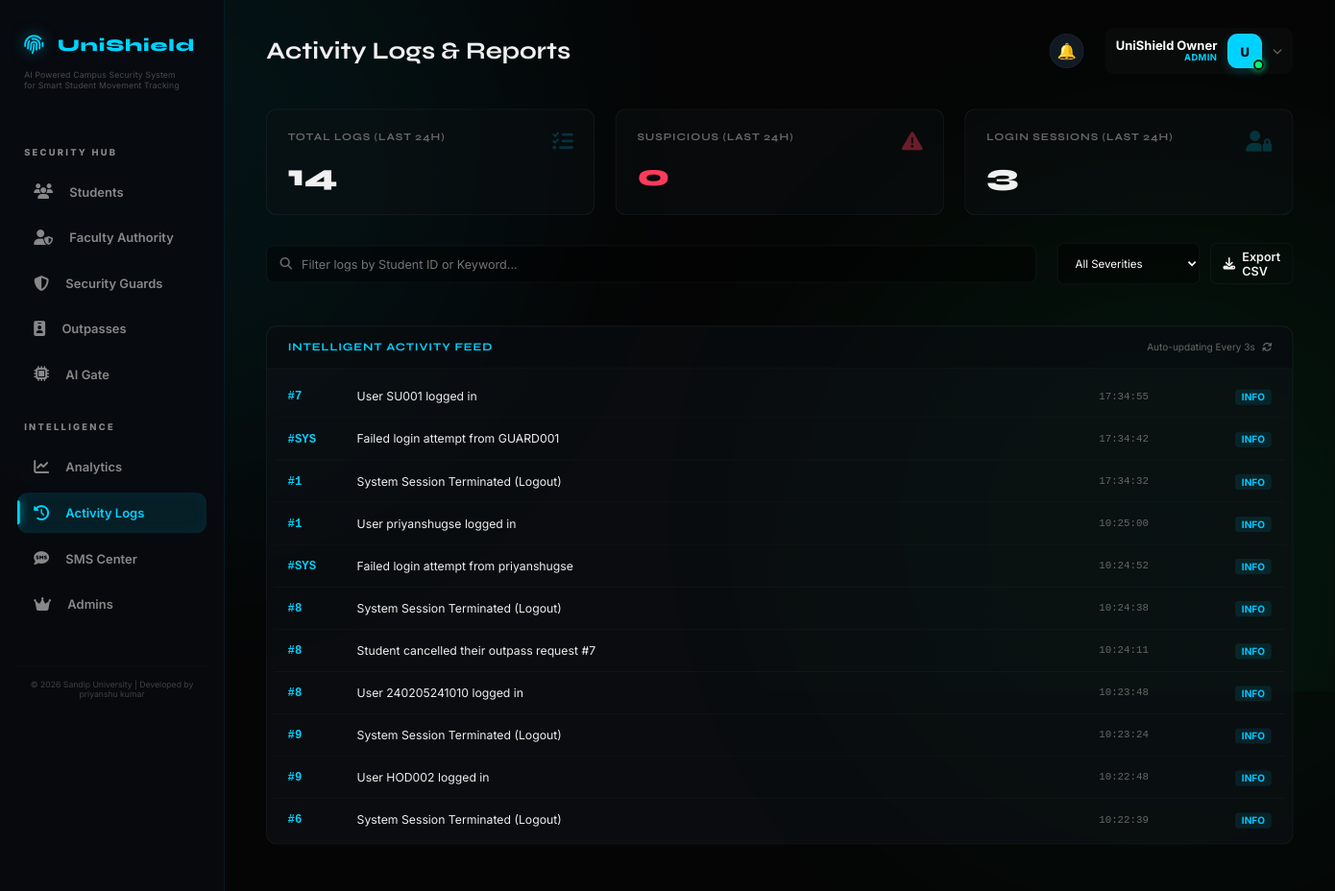
The page /admin/reports (signed in) on the database its author committed.
### models/user.py (models this page shows, shortened)
class User(db.Model, UserMixin):
    __tablename__ = 'users'
    id = db.Column(db.Integer, primary_key=True)
    username = db.Column(db.String(80), unique=True, nullable=False)
    email = db.Column(db.String(120), unique=True)
    password_hash = db.Column(db.String(128), nullable=False)
    role = db.Column(db.String(20), nullable=False)  # admin | guard | student
    name = db.Column(db.String(100), nullable=False)
    student_id = db.Column(db.String(50), unique=True)
    phone = db.Column(db.String(15))
    parent_phone = db.Column(db.String(15))
    department = db.Column(db.String(200))
    course = db.Column(db.String(100))
    session_year = db.Column(db.String(50))
    year = db.Column(db.Integer)
    hostel_room = db.Column(db.String(20))
    face_encoded = db.Column(db.Text)          # JSON string of encoding
    face_image = db.Column(db.String(200))     # Full path to encoded photo
    photo_path = db.Column(db.String(200))     # Path to stored photo
    id_card_photo = db.Column(db.String(200))  # Path to ID card scan
    is_blacklisted = db.Column(db.Boolean, default=False)
    violations = db.Column(db.Integer, default=0)
    admin_role = db.Column(db.String(30), default='VIEWER') # OWNER | SUPER_ADMIN | SECURITY_ADMIN | VIEWER
    employee_id = db.Column(db.String(50), unique=True)
    permissions = db.Column(db.Text) # JSON list of permissions
    status = db.Column(db.String(20), default='PENDING') # PENDING | ACTIVE | INACTIVE
    last_login = db.Column(db.DateTime)
    last_active = db.Column(db.DateTime, default=datetime.utcnow)
    last_action = db.Column(db.String(200)) # Last readable action performed
    is_active = db.Column(db.Boolean, default=True)
    created_at = db.Column(db.DateTime, default=datetime.utcnow)
    signature_path = db.Column(db.String(200))
    stamp_path = db.Column(db.String(200))
    assigned_gate = db.Column(db.String(50))
    shift_timing = db.Column(db.String(100))
    emergency_contact = db.Column(db.String(15))
    aadhar_document = db.Column(db.String(200))  # Self-attested document

### models/log.py (models this page shows)
class ActivityLog(db.Model):
    __tablename__ = 'activity_logs'
    id = db.Column(db.Integer, primary_key=True)
    user_id = db.Column(db.Integer, db.ForeignKey('users.id'))
    action = db.Column(db.String(200), nullable=False)
    description = db.Column(db.Text)
    ip_address = db.Column(db.String(45))
    severity = db.Column(db.String(20), default='info')  # info|warning|critical
    timestamp = db.Column(db.DateTime, default=datetime.utcnow)
    user = db.relationship('User', backref=db.backref('activities', lazy=True))

### routes/admin.py (the view)
@admin_bp.route('/reports')
@login_required
@admin_required
def reports():
    last_24h = datetime.utcnow() - timedelta(hours=24)
    total_24h = ActivityLog.query.filter(ActivityLog.timestamp >= last_24h).count()
    suspicious = ActivityLog.query.filter(ActivityLog.timestamp >= last_24h, ActivityLog.action.ilike('%blacklist%')).count()
    logins = ActivityLog.query.filter(ActivityLog.timestamp >= last_24h, ActivityLog.action.ilike('%login%')).count()
    target_user = request.args.get('user_id')
    query = ActivityLog.query
    if target_user:
        query = query.filter_by(user_id=target_user)
    all_logs = query.order_by(ActivityLog.timestamp.desc()).all()
    return render_template('admin/reports.html',
                         logs=all_logs,
                         total_today=total_24h,
                         suspicious_count=suspicious,
                         login_count=logins)

### routes/admin.py (called while the page is built)
def admin_required(f):
    @wraps(f)
    def decorated_function(*args, **kwargs):
        if not current_user.is_authenticated or current_user.role != 'admin':
            flash('Admin access required', 'danger')
            return redirect(url_for('auth.login'))
        return f(*args, **kwargs)
    return decorated_function

### templates/admin/reports.html (shortened to what this page needs)
{% extends "base.html" %}
{% block page_title %}Activity Logs & Reports{% endblock %}
{% block content %}
<div class="reports-summary-grid">
    <div class="summary-card">
        <i class="fas fa-list-check"></i>
        <h4>Total Logs (Last 24h)</h4>
        <div class="value" id="summary-total">{{ total_today }}</div>
    </div>
    <div class="summary-card suspicious">
        <i class="fas fa-triangle-exclamation"></i>
        <h4>Suspicious (Last 24h)</h4>
        <div class="value" id="summary-suspicious">{{ suspicious_count }}</div>
    </div>
    <div class="summary-card">
        <i class="fas fa-user-lock"></i>
        <h4>Login Sessions (Last 24h)</h4>
        <div class="value" id="summary-logins">{{ login_count }}</div>
    </div>
</div>
<div class="reports-layout">
    <div class="controls-bar">
        <div class="search-box">
            <i class="fas fa-search"></i>
            <input type="text" id="logSearch" placeholder="Filter logs by Student ID or Keyword...">
        </div>
        <div class="filter-group">
            <select class="filter-select" id="severityFilter">
                <option value="all">All Severities</option>
            </select>
            <a href="{{ url_for('admin.export', type='logs', format='csv') }}" class="btn btn-ghost"><i class="fas fa-download"></i> Export CSV</a>
        </div>
    </div>
    <div class="logs-container">
        <div class="logs-header">
            <h3 style="font-size: 0.8rem; letter-spacing: 1px; color: var(--accent);">INTELLIGENT ACTIVITY FEED</h3>
            <div style="font-size: 0.7rem; color: var(--text-muted);">Auto-updating Every 3s <i class="fas fa-sync fa-spin" style="margin-left: 5px;"></i></div>
        </div>
        <div class="logs-scroll" id="logs-feed">
            {% for log in logs %}
            <div class="log-entry" data-id="{{ log.id }}" data-severity="{{ 'CRITICAL' if 'blacklist' in log.action.lower() else 'INFO' }}">
                <div class="log-id">#{{ log.user_id if log.user_id else 'SYS' }}</div>
                <div class="log-action">{{ log.action }}</div>
                <div class="log-time">{{ log.timestamp.strftime('%H:%M:%S') }}</div>
                <div class="log-severity">
                    {% if 'blacklist' in log.action.lower() %}
                    <span class="badge-sev critical">CRITICAL</span>
                    {% else %}
                    <span class="badge-sev info">INFO</span>
                    {% endif %}
                </div>
            </div>
            {% endfor %}
        </div>
    </div>
</div>
{% endblock %}

### templates/base.html (shortened to what this page needs)
<!DOCTYPE html>
<html lang="en">
<head>
    <link rel="stylesheet" href="https://cdnjs.cloudflare.com/ajax/libs/font-awesome/6.4.0/css/all.min.css">
</head>
<body>
    <div class="bg-blob blob-1"></div>
    <div class="bg-blob blob-2"></div>
    <div class="bg-blob blob-3"></div>
    {% if current_user.is_authenticated %}
    <aside>
        <a href="/" class="logo" style="margin-bottom: 1rem;">
            <i class="fas fa-fingerprint"></i>
            <span>UniShield</span>
        </a>
        <div style="font-size: 0.6rem; color: var(--text-muted); text-align: left; padding-left: 0.5rem; margin-bottom: 2rem; letter-spacing: 0.2px; line-height: 1.3; opacity: 0.7;">
            AI Powered Campus Security System<br>for Smart Student Movement Tracking
        </div>
        <div class="nav-section">
            <div class="nav-section-title">Security Hub</div>
            {% if current_user.role == 'admin' %}
                <a href="{{ url_for('admin.students') }}" class="nav-link"><i class="fas fa-users"></i> Students</a>
                <a href="{{ url_for('admin.manage_faculty') }}" class="nav-link"><i class="fas fa-user-shield"></i> Faculty Authority</a>
                <a href="{{ url_for('admin.guards') }}" class="nav-link"><i class="fas fa-shield-halved"></i> Security Guards</a>
                <a href="{{ url_for('admin.outpasses') }}" class="nav-link"><i class="fas fa-id-badge"></i> Outpasses</a>
                <a href="{{ url_for('gate.terminal') }}" class="nav-link"><i class="fas fa-microchip"></i> AI Gate</a>
                <div class="nav-section-title">Intelligence</div>
                <a href="{{ url_for('admin.analytics') }}" class="nav-link"><i class="fas fa-chart-line"></i> Analytics</a>
                <a href="{{ url_for('admin.reports') }}" class="nav-link"><i class="fas fa-history"></i> Activity Logs</a>
                <a href="{{ url_for('admin.sms_center') }}" class="nav-link"><i class="fas fa-sms"></i> SMS Center</a>
                <a href="{{ url_for('admin.manage_admins') }}" class="nav-link"><i class="fas fa-crown"></i> Admins</a>
            {% elif current_user.role == 'guard' %}
                <a href="{{ url_for('guard.dashboard') }}" class="nav-link"><i class="fas fa-desktop"></i> Terminal</a>
                <a href="{{ url_for('gate.terminal') }}" class="nav-link"><i class="fas fa-microchip"></i> AI Gate</a>
            {% elif current_user.role == 'warden' %}
                <a href="{{ url_for('warden.dashboard') }}" class="nav-link"><i class="fas fa-home"></i> Dashboard</a>
            {% elif current_user.role in ['hod', 'dean'] %}
                <a href="{{ url_for('faculty.dashboard') }}" class="nav-link"><i class="fas fa-home"></i> Dashboard</a>
            {% else %}
                <a href="{{ url_for('student.dashboard') }}" class="nav-link"><i class="fas fa-home"></i> Dashboard</a>
                <a href="{{ url_for('student.request_outpass') }}" class="nav-link"><i class="fas fa-paper-plane"></i> New Request</a>
            {% endif %}
            <div style="margin-top: 3rem; padding: 1rem 0.5rem 0 0.5rem; font-size: 0.6rem; color: var(--text-muted); text-align: center; opacity: 0.6; border-top: 1px solid rgba(255,255,255,0.03);">
                © 2026 Sandip University | Developed by priyanshu kumar
            </div>
        </div>
    </aside>
    {% endif %}
    <main style="{% if not current_user.is_authenticated %}margin-left: 0;{% endif %}">
        {% if current_user.is_authenticated %}
        <div class="top-bar">
            <h1 style="font-size: 1.75rem;">{% block page_title %}{% endblock %}</h1>
            <div style="display: flex; align-items: center; gap: 1.5rem;">
                {% if current_user.role == 'admin' %}
                <div class="nb-wrap" id="nb-wrap">
                  <button class="nb-btn" onclick="nbToggle()">🔔
                  </button>
                </div>
                {% else %}
                <a href="#" class="notification-bell">
                    <i class="fas fa-bell"></i>
                    <span id="notif-badge" class="badge">0</span>
                </a>
                {% endif %}
                <div class="profile-dropdown-container">
                    <div class="profile-trigger" id="profileTrigger">
                        <div class="profile-info-text">
                            <p class="name">{{ current_user.name }}</p>
                            <p class="role">{{ current_user.role | upper }}</p>
                        </div>
                        <div class="avatar-box">
                            {% if current_user.photo_path %}
                                <img src="{{ url_for('static', filename='uploads/' + current_user.photo_path) }}" alt="Avatar">
                            {% else %}
                                <span>{{ current_user.name[0] | upper }}</span>
                            {% endif %}
                            <div class="online-dot"></div>
                        </div>
                        <i class="fas fa-chevron-down toggle-icon"></i>
                    </div>
                </div>
            </div>
        </div>
        {% endif %}
        {% block content %}{% endblock %}
    </main>
</body>
</html>

### templates/admin/reports.html (style rules this page uses)
.reports-layout { display: grid; grid-template-columns: 1fr; gap: 1.5rem; }
.reports-summary-grid { display: grid; grid-template-columns: repeat(3, 1fr); gap: 1.5rem; margin-bottom: 2rem; }
.summary-card { background: rgba(14, 18, 22, 0.4); border: 1px solid var(--border); border-radius: 12px; padding: 1.5rem; position: relative; overflow: hidden; }
.summary-card h4 { font-size: 0.75rem; color: var(--text-muted); text-transform: uppercase; letter-spacing: 1px; margin-bottom: 1rem; }
.summary-card .value { font-size: 2.2rem; font-weight: 800; font-family: 'Syne', sans-serif; }
.summary-card i { position: absolute; right: 1.5rem; top: 1.5rem; font-size: 1.5rem; opacity: 0.2; color: var(--accent); }
.summary-card.suspicious .value { color: var(--danger); }
.summary-card.suspicious i { color: var(--danger); opacity: 0.4; }
.controls-bar { display: flex; justify-content: space-between; align-items: center; gap: 1.5rem; margin-bottom: 1.5rem; }
.search-box { position: relative; flex: 1; }
.search-box input { width: 100%; background: rgba(0, 0, 0, 0.4); border: 1px solid var(--border); border-radius: 8px; padding: 0.75rem 1rem 0.75rem 2.5rem; color: #fff; outline: none; }
.search-box i { position: absolute; left: 1rem; top: 50%; transform: translateY(-50%); color: var(--text-muted); }
.filter-group { display: flex; gap: 0.75rem; }
.filter-select { background: rgba(0, 0, 0, 0.4); border: 1px solid var(--border); color: #fff; padding: 0.6rem 1rem; border-radius: 8px; font-size: 0.8rem; cursor: pointer; }
.logs-container { background: rgba(14, 18, 22, 0.6); border: 1px solid var(--border); border-radius: 12px; overflow: hidden; height: 600px; display: flex; flex-direction: column; }
.logs-header { padding: 1rem 1.5rem; background: rgba(0, 0, 0, 0.2); border-bottom: 1px solid var(--border); display: flex; justify-content: space-between; align-items: center; }
.logs-scroll { flex: 1; overflow-y: auto; padding: 0.5rem; }
.log-entry { display: grid; grid-template-columns: 80px 1fr 120px 80px; padding: 1rem; border-bottom: 1px solid rgba(255, 255, 255, 0.03); align-items: center; font-size: 0.85rem; transition: background 0.3s; }
.log-id { color: var(--accent); font-family: monospace; font-weight: 700; }
.log-action { color: #eee; }
.log-time { color: var(--text-muted); font-size: 0.75rem; font-family: monospace; }
.log-severity { text-align: right; }
.badge-sev { padding: 2px 8px; border-radius: 4px; font-size: 0.7rem; font-weight: 700; }
.badge-sev.info { background: rgba(0, 200, 255, 0.1); color: #00c8ff; }

### rows shown on the page
User: name "UniShield Owner", role "ADMIN", name "U"
ActivityLog: user "7", action "User SU001 logged in", timestamp "17:34:55", shows "INFO"
ActivityLog: user_id "SYS", action "Failed login attempt from GUARD001", timestamp "17:34:42", shows "INFO"
ActivityLog: user "1", action "System Session Terminated (Logout)", timestamp "17:34:32", shows "INFO"
ActivityLog: user "1", action "User priyanshugse logged in", timestamp "10:25:00", shows "INFO"
ActivityLog: user_id "SYS", action "Failed login attempt from priyanshugse", timestamp "10:24:52", shows "INFO"
ActivityLog: user "8", action "System Session Terminated (Logout)", timestamp "10:24:38", shows "INFO"
ActivityLog: user "8", action "Student cancelled their outpass request #7", timestamp "10:24:11", shows "INFO"
ActivityLog: user "8", action "User 240205241010 logged in", timestamp "10:23:48", shows "INFO"
ActivityLog: user "9", action "System Session Terminated (Logout)", timestamp "10:23:24", shows "INFO"
ActivityLog: user "9", action "User HOD002 logged in", timestamp "10:22:48", shows "INFO"
ActivityLog: user "6", action "System Session Terminated (Logout)", timestamp "10:22:39", shows "INFO"

### other values the page prints
{{ total_today }} "14"
{{ suspicious_count }} "0"
{{ login_count }} "3"
